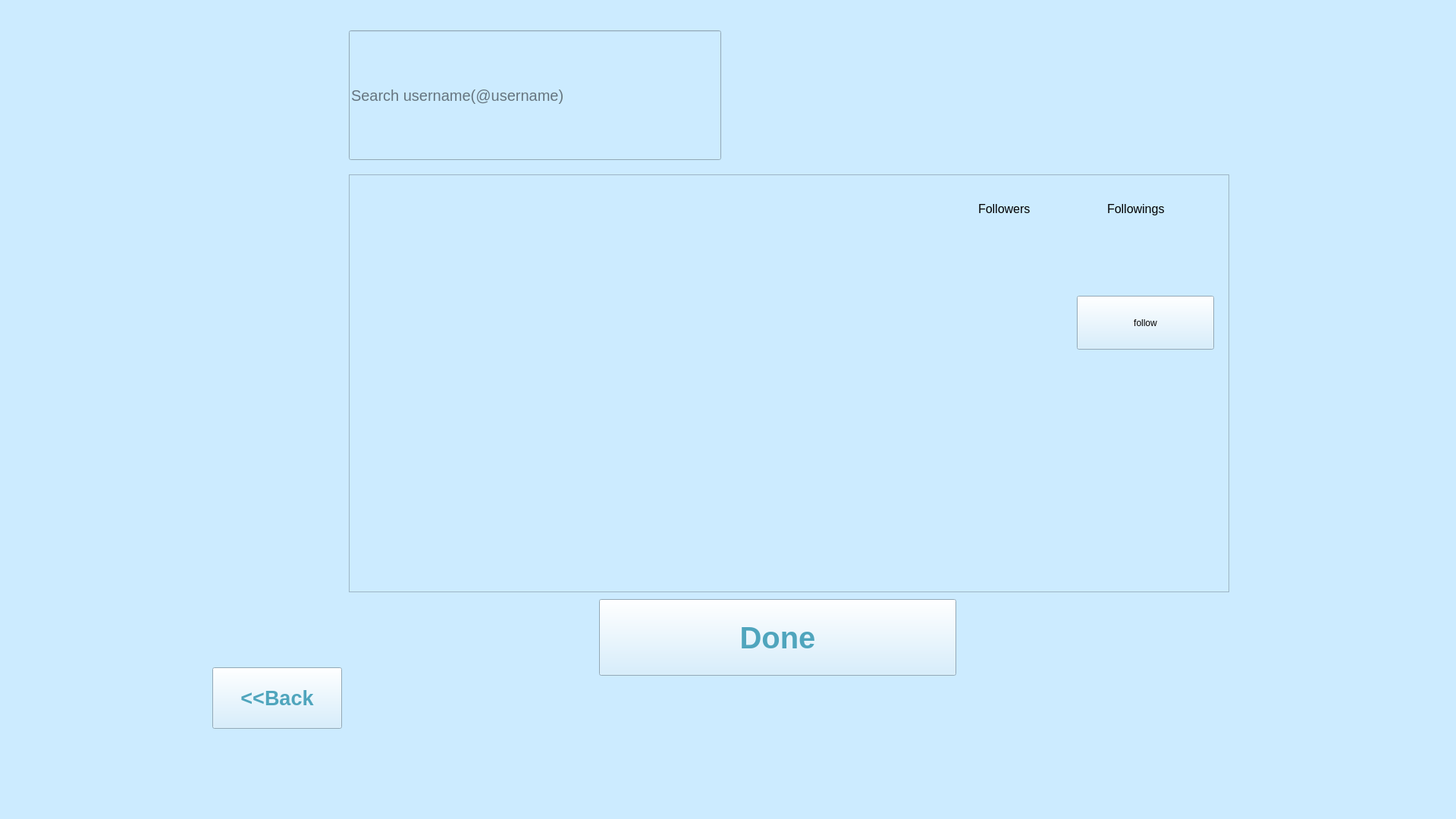
<?xml version="1.0" encoding="UTF-8"?>
<ui version="4.0">
 <class>showuthprof</class>
 <widget class="QWidget" name="showuthprof">
  <property name="geometry">
   <rect>
    <x>0</x>
    <y>0</y>
    <width>1920</width>
    <height>1080</height>
   </rect>
  </property>
  <property name="windowTitle">
   <string>Form</string>
  </property>
  <property name="styleSheet">
   <string notr="true">background-color:
rgb(204, 235, 255)</string>
  </property>
  <widget class="QLineEdit" name="lineEdit">
   <property name="geometry">
    <rect>
     <x>460</x>
     <y>40</y>
     <width>491</width>
     <height>171</height>
    </rect>
   </property>
   <property name="font">
    <font>
     <pointsize>15</pointsize>
    </font>
   </property>
   <property name="placeholderText">
    <string>Search username(@username) </string>
   </property>
  </widget>
  <widget class="QListWidget" name="listWidget">
   <property name="geometry">
    <rect>
     <x>460</x>
     <y>230</y>
     <width>1161</width>
     <height>551</height>
    </rect>
   </property>
   <property name="font">
    <font>
     <pointsize>14</pointsize>
    </font>
   </property>
  </widget>
  <widget class="QPushButton" name="pushButton">
   <property name="geometry">
    <rect>
     <x>1420</x>
     <y>390</y>
     <width>181</width>
     <height>71</height>
    </rect>
   </property>
   <property name="text">
    <string>follow</string>
   </property>
  </widget>
  <widget class="QPushButton" name="pushButton_2">
   <property name="geometry">
    <rect>
     <x>790</x>
     <y>790</y>
     <width>471</width>
     <height>101</height>
    </rect>
   </property>
   <property name="font">
    <font>
     <pointsize>30</pointsize>
     <bold>true</bold>
    </font>
   </property>
   <property name="styleSheet">
    <string notr="true">color:qlineargradient(spread:pad, x1:0, y1:0, x2:1, y2:1, stop:0 rgba(0, 19, 124, 255), stop:0.295775 rgba(29, 44, 177, 255), stop:0.591549 rgba(80, 89, 207, 255), stop:1 rgba(79, 165, 189, 255))</string>
   </property>
   <property name="text">
    <string>Done</string>
   </property>
  </widget>
  <widget class="QLabel" name="label">
   <property name="geometry">
    <rect>
     <x>1320</x>
     <y>300</y>
     <width>111</width>
     <height>51</height>
    </rect>
   </property>
   <property name="font">
    <font>
     <pointsize>15</pointsize>
    </font>
   </property>
   <property name="text">
    <string/>
   </property>
  </widget>
  <widget class="QLabel" name="label_4">
   <property name="geometry">
    <rect>
     <x>1290</x>
     <y>250</y>
     <width>141</width>
     <height>51</height>
    </rect>
   </property>
   <property name="font">
    <font>
     <pointsize>12</pointsize>
    </font>
   </property>
   <property name="text">
    <string>Followers</string>
   </property>
  </widget>
  <widget class="QLabel" name="label_2">
   <property name="geometry">
    <rect>
     <x>1500</x>
     <y>300</y>
     <width>101</width>
     <height>51</height>
    </rect>
   </property>
   <property name="font">
    <font>
     <pointsize>15</pointsize>
    </font>
   </property>
   <property name="text">
    <string/>
   </property>
  </widget>
  <widget class="QLabel" name="label_3">
   <property name="geometry">
    <rect>
     <x>1460</x>
     <y>250</y>
     <width>141</width>
     <height>51</height>
    </rect>
   </property>
   <property name="font">
    <font>
     <pointsize>12</pointsize>
    </font>
   </property>
   <property name="text">
    <string>Followings</string>
   </property>
  </widget>
  <widget class="QPushButton" name="pushButton_3">
   <property name="geometry">
    <rect>
     <x>280</x>
     <y>880</y>
     <width>171</width>
     <height>81</height>
    </rect>
   </property>
   <property name="font">
    <font>
     <pointsize>20</pointsize>
     <bold>true</bold>
    </font>
   </property>
   <property name="styleSheet">
    <string notr="true">color:qlineargradient(spread:pad, x1:0, y1:0, x2:1, y2:1, stop:0 rgba(0, 19, 124, 255), stop:0.295775 rgba(29, 44, 177, 255), stop:0.591549 rgba(80, 89, 207, 255), stop:1 rgba(79, 165, 189, 255))</string>
   </property>
   <property name="text">
    <string>&lt;&lt;Back</string>
   </property>
  </widget>
  <widget class="QLabel" name="label_5">
   <property name="geometry">
    <rect>
     <x>-20</x>
     <y>10</y>
     <width>1941</width>
     <height>251</height>
    </rect>
   </property>
   <property name="text">
    <string/>
   </property>
  </widget>
  <widget class="QLabel" name="profile">
   <property name="geometry">
    <rect>
     <x>1330</x>
     <y>40</y>
     <width>191</width>
     <height>161</height>
    </rect>
   </property>
   <property name="text">
    <string/>
   </property>
  </widget>
  <zorder>label_5</zorder>
  <zorder>listWidget</zorder>
  <zorder>lineEdit</zorder>
  <zorder>pushButton</zorder>
  <zorder>pushButton_2</zorder>
  <zorder>label</zorder>
  <zorder>label_4</zorder>
  <zorder>label_2</zorder>
  <zorder>label_3</zorder>
  <zorder>pushButton_3</zorder>
  <zorder>profile</zorder>
 </widget>
 <resources/>
 <connections/>
</ui>
